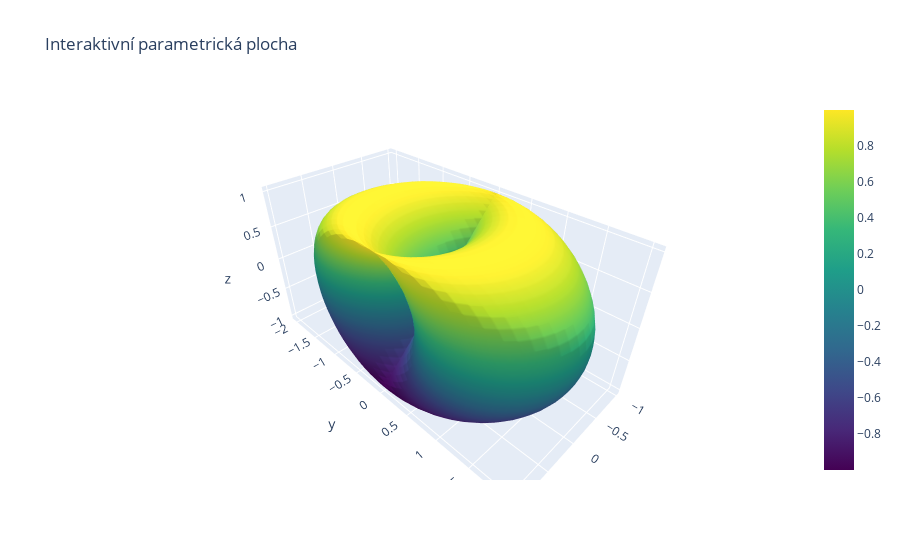

Source (notebook cell):
### Code cell
import numpy as np
import plotly.graph_objects as go

# Definice parametrů
u = np.linspace(0, 2 * np.pi, 50)
v = np.linspace(-np.pi, np.pi, 50)
U, V = np.meshgrid(u, v)

# Parametrické rovnice
X = np.cos(U)
Y = np.sin(U) + np.cos(V)
Z = np.sin(V)

# Vytvoření interaktivní 3D plochy
fig = go.Figure(data=[go.Surface(x=X, y=Y, z=Z, colorscale='viridis')])

fig.update_layout(title="Interaktivní parametrická plocha", autosize=True)
fig.show()

### Figure 1 — Plotly figure (JSON) as saved in the notebook; plotly's stock layout.template omitted (floating-point values rounded to 4 significant figures; data arrays with more than 128 entries replaced by an {"elided": "..."} marker saying what was removed)
{"data": [{"colorscale": [[0, "#440154"], [0.1111, "#482878"], [0.2222, "#3e4989"], [0.3333, "#31688e"], [0.4444, "#26828e"], [0.5556, "#1f9e89"], [0.6667, "#35b779"], [0.7778, "#6ece58"], [0.8889, "#b5de2b"], [1, "#fde725"]], "type": "surface", "x": {"elided": "50x50 float values"}, "y": {"elided": "50x50 float values"}, "z": {"elided": "50x50 float values"}}], "layout": {"autosize": true, "title": {"text": "Interaktivní parametrická plocha"}}}
